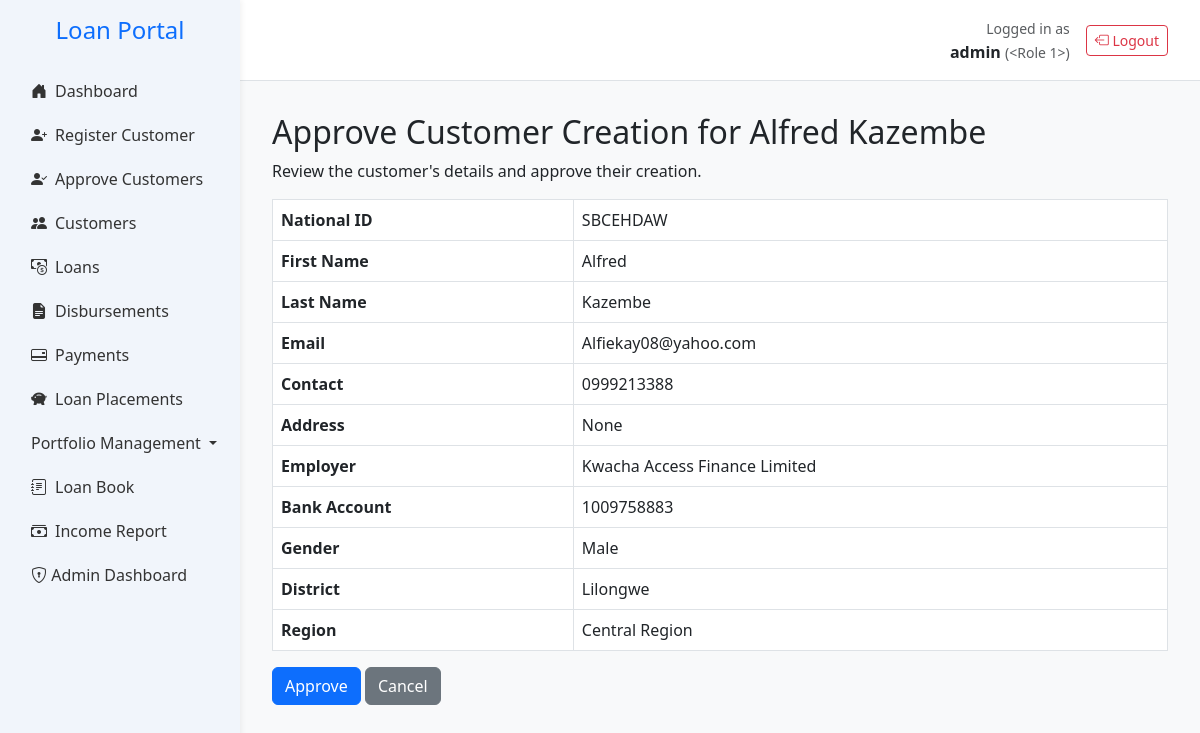
The page /customer/check/1 (signed in) on the database its author committed.
### app.py (models this page shows, shortened)
class User(db.Model, UserMixin):
    __tablename__ = 'users'
    id = db.Column(db.Integer, primary_key=True)
    username = db.Column(db.String(100), unique=True)  # ✅
    password_hash = db.Column(db.String(512), nullable=False)  # ✅
    email = db.Column(db.String(150), nullable=False)  # ✅
    active = db.Column(db.Boolean, default=True, nullable=False)  # ✅
    role_id = db.Column(db.Integer, db.ForeignKey('roles.id', name='fk_users_role_id'))
    role = db.relationship('Role', backref='users')
    __table_args__ = (
        db.UniqueConstraint('username', name='uq_users_username'),
        db.UniqueConstraint('email', name='uq_users_email'),
    )

class Customer(db.Model):
    __tablename__ = 'customers'
    __table_args__ = (
        db.UniqueConstraint('national_id', name='uq_customers_national_id'),
        db.UniqueConstraint('file_number', name='uq_customers_file_number'),
        db.UniqueConstraint('employment_number', name='uq_customers_employment_number'),
        db.Index('idx_customers_national_id', 'national_id'),
        db.Index('idx_customers_file_number', 'file_number'),
        db.Index('idx_customers_employment_number', 'employment_number'),
        db.Index('idx_customers_agent_id', 'agent_id'),
    )
    id = db.Column(db.Integer, primary_key=True)
    national_id = db.Column(db.String(20), unique=True, nullable=False)
    first_name = db.Column(db.String(100), nullable=False)
    last_name = db.Column(db.String(100), nullable=False)
    gender = db.Column(db.String(10))
    dob = db.Column(db.String(20))
    title = db.Column(db.String(20))
    email = db.Column(db.String(100), nullable=False)
    contact = db.Column(db.String(20))
    address = db.Column(db.String(255))
    next_of_kin_name = db.Column(db.String(20),nullable=False)
    next_of_kin_relationship = db.Column(db.String(20),nullable=False)
    next_of_kin_contact = db.Column(db.String(20))
    employer = db.Column(db.String(100), nullable=False)
    job_title = db.Column(db.String(100))
    salary = db.Column(db.Float)
    service_length = db.Column(db.String(50))
    bank_name = db.Column(db.String(100))
    bank_account = db.Column(db.String(20), nullable=False)
    salary_deposited = db.Column(db.String(10))
    district = db.Column(db.String(100))
    region = db.Column(db.String(100))
    amount_requested = db.Column(db.Float)
    status = db.Column(db.String(20), default='pending')
    is_approved_for_creation = db.Column(db.Boolean, default=False)
    maker_id = db.Column(db.Integer, nullable=False)
    checker_id = db.Column(db.Integer)
    is_approved_for_deletion = db.Column(db.Boolean, default=False)
    file_number = db.Column(db.String(20))
    created_at = db.Column(db.DateTime, default=datetime.utcnow)
    date_joined = db.Column(db.Date, nullable=True, index=True)
    is_voluntary_retirement_candidate = db.Column(db.Boolean, default=False)
    agent_id = db.Column(db.Integer, db.ForeignKey('agents.id'), nullable=True)
    employment_number = db.Column(db.String(20), unique=True, nullable=True)
    loans = db.relationship('LoanApplication', back_populates='customer')
    agent = db.relationship('Agent', back_populates='customers')
    customer_documents = db.relationship("Document", back_populates="customer", lazy=True)
    @property
    def is_voluntary_retirement_candidate(self):
        return self.years_in_service is not None and self.years_in_service >= 20

### app.py (the view, shortened to what this page needs)
@app.route('/customer/check/<int:customer_id>', methods=['GET', 'POST'])
def check_customer(customer_id):
    customer = Customer.query.get_or_404(customer_id)
    return render_template('check_customer.html', customer=customer)

### app.py (called while the page is built)
@login_manager.user_loader
def load_user(user_id):
    return User.query.get(int(user_id))

@app.context_processor
def inject_notifications():
    if not current_user.is_authenticated:
        return dict(notifications=[])
    try:
        unread = Notification.query.filter_by(
            recipient_id=current_user.id,
            is_read=False
        ).order_by(Notification.timestamp.desc()).all()
        return dict(notifications=unread)
    except ProgrammingError as e:
        if "email_recipients" in str(e):
            current_app.logger.error("Notification schema mismatch, returning empty list")
            return dict(notifications=[])
        raise
    except Exception as e:
        current_app.logger.error(f"Unexpected error fetching notifications: {str(e)}")
        return dict(notifications=[])
    return dict(notifications=[])

### templates/check_customer.html (shortened to what this page needs)
{% extends "base.html" %}
{% block content %}
<h2>Approve Customer Creation for {{ customer.first_name }} {{ customer.last_name }}</h2>
<p>Review the customer's details and approve their creation.</p>
<table class="table table-bordered">
    <tr><th>National ID</th><td>{{ customer.national_id }}</td></tr>
    <tr><th>First Name</th><td>{{ customer.first_name }}</td></tr>
    <tr><th>Last Name</th><td>{{ customer.last_name }}</td></tr>
    <tr><th>Email</th><td>{{ customer.email }}</td></tr>
    <tr><th>Contact</th><td>{{ customer.contact }}</td></tr>
    <tr><th>Address</th><td>{{ customer.address }}</td></tr>
    <tr><th>Employer</th><td>{{ customer.employer }}</td></tr>
    <tr><th>Bank Account</th><td>{{ customer.bank_account }}</td></tr>
    <tr><th>Gender</th><td>{{ customer.gender }}</td></tr>
    <tr><th>District</th><td>{{ customer.district }}</td></tr>
    <tr><th>Region</th><td>{{ customer.region }}</td></tr>
</table>
<form action="{{ url_for('check_customer', customer_id=customer.id) }}" method="POST">
    <button type="submit" class="btn btn-primary">Approve</button>
    <a href="{{ url_for('customers') }}" class="btn btn-secondary">Cancel</a>
</form>
{% endblock %}

### templates/base.html (shortened to what this page needs)
<!DOCTYPE html>
<html lang="en">
<head>
    <link href="https://cdn.jsdelivr.net/npm/bootstrap@5.3.0/dist/css/bootstrap.min.css" rel="stylesheet">
    <link href="https://cdn.jsdelivr.net/npm/bootstrap-icons@1.10.5/font/bootstrap-icons.css" rel="stylesheet">
    <link href="https://cdn.jsdelivr.net/npm/bootstrap-icons@1.10.0/font/bootstrap-icons.css" rel="stylesheet">
</head>
<body>
    <div class="sidebar">
        <h4 class="text-center text-primary mb-4">Loan Portal</h4>
        <ul class="nav flex-column px-3">
            <li class="nav-item">
                <a class="nav-link {% if request.endpoint == 'home' %}active{% endif %}" href="{{ url_for('home') }}">
                    <i class="bi bi-house-door-fill me-2"></i>Dashboard
                </a>
            </li>
            <li class="nav-item">
                <a class="nav-link {% if request.endpoint == 'register_customer_debug' %}active{% endif %}" href="{{ url_for('register_customer_debug') }}">
                    <i class="bi bi-person-plus-fill me-2"></i>Register Customer
                </a>
                </li>
            <li class="nav-item">
            <a class="nav-link {% if request.endpoint == 'approve_customers' %}active{% endif %}" href="{{ url_for('approve_customers') }}">
                <i class="bi bi-person-check-fill me-2"></i>Approve Customers
            </a>
            </li>
            <li class="nav-item">
                <a class="nav-link {% if request.endpoint == 'customers' %}active{% endif %}" href="{{ url_for('customers') }}">
                    <i class="bi bi-people-fill me-2"></i>Customers
                </a>
            </li>
            <li class="nav-item">
                <a class="nav-link {% if request.endpoint == 'view_loans' %}active{% endif %}" href="{{ url_for('view_loans') }}">
                    <i class="bi bi-cash-coin me-2"></i>Loans
                </a>
            </li>
            <li class="nav-item">
                <a class="nav-link {% if request.endpoint == 'disbursements' %}active{% endif %}" href="{{ url_for('disbursements') }}">
                    <i class="bi bi-file-earmark-text-fill me-2"></i>Disbursements
                </a>
            </li>
            <li class="nav-item">
                <a class="nav-link {% if request.endpoint == 'payments' %}active{% endif %}" href="{{ url_for('payments') }}">
                    <i class="bi bi-credit-card-2-back me-2"></i>Payments
                </a>
            </li>
            <li class="nav-item">
                <a class="nav-link {% if request.endpoint == 'view_placements' %}active{% endif %}" href="{{ url_for('view_placements') }}">
                    <i class="bi bi-piggy-bank-fill me-2"></i>Loan Placements
                </a>
            </li>
            <li class="nav-item dropdown {% if request.endpoint in ['view_arrears', 'par_trend', 'arrears_trend', arrears_waterfall] %}active{% endif %}">
            <a class="nav-link dropdown-toggle" href="#" id="portfolioDropdown" role="button" data-bs-toggle="dropdown" aria-expanded="false">
                Portfolio Management
            </a>
            </li>
            <li class="nav-item">
                <a class="nav-link {% if request.endpoint == 'loanbook' %}active{% endif %}" href="{{ url_for('loanbook') }}">
                    <i class="bi bi-journal-text me-2"></i>Loan Book
                </a>
            <li class="nav-item">
                <a class="nav-link {% if request.endpoint == 'income_report' %}active{% endif %}" href="{{ url_for('income_report') }}">
                    <i class="bi bi-cash-stack me-2"></i>Income Report
                </a>
            </li>
                {% if current_user.is_authenticated and current_user.role.name == 'admin' %}
                    <li class="nav-item">
                     <a class="nav-link" href="{{ url_for('admin_dashboard') }}">
                    <i class="bi bi-shield-lock"></i> Admin Dashboard
                </a>
            </li>
            {% endif %}
        </ul>
    </div>
    <div class="topbar d-flex justify-content-between align-items-center">
        {% if current_user.is_authenticated %}
        <div class="d-flex align-items-center">
            <div class="me-3 text-end">
                <small class="text-muted">Logged in as</small><br>
                <strong>{{ current_user.username }}</strong>
                <small class="text-muted">({{ current_user.role|title }})</small>
            </div>
            <a href="{{ url_for('logout') }}" class="btn btn-outline-danger btn-sm">
                <i class="bi bi-box-arrow-left"></i> Logout
            </a>
        </div>
        {% endif %}
    </div>
    <div class="main">
        {% block content %}{% endblock %}
    </div>
</body>
</html>

### templates/base.html (style rules this page uses)
:root { --main-blue: #007bff; --sidebar-bg: #f1f5fb; --sidebar-hover: #dbeafe; }
body { overflow-x: hidden; background-color: #f8f9fa; }
.sidebar { height: 100vh; position: fixed; width: 240px; background-color: var(--sidebar-bg); padding-top: 1rem; box-shadow: 2px 0 5px rgba(0, 0, 0, 0.05); }
.main { margin-left: 240px; padding: 2rem; }
.nav-link { color: #333; font-weight: 500; padding: 10px 15px; border-radius: 6px; transition: all 0.2s ease-in-out; }
.nav-link i { width: 20px; }
.topbar { background-color: white; margin-left: 240px; padding: 1rem 2rem; border-bottom: 1px solid #dee2e6; }

### rows shown on the page
User: username "admin"
Customer: first_name "Alfred", last_name "Kazembe", national_id "SBCEHDAW", email "Alfiekay08@yahoo.com", contact "0999213388", address "None", employer "Kwacha Access Finance Limited", bank_account "1009758883", gender "Male", district "Lilongwe", region "Central Region"

### other values the page prints
{{ current_user.role|title }} "<Role 1>"
